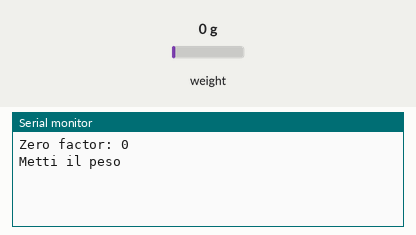
Bench run of a sketch on a simulated Arduino Uno, built with avr-gcc and run on an emulated ATmega328P. Shown: the last lines printed to the serial monitor. The inputs (shaded band) are chosen by the test bench; at power-on: weight on the scale 0 g.

Above: at 3.2 s.
3.3 s: weight on the scale set to 100 g
At 9.7 s:
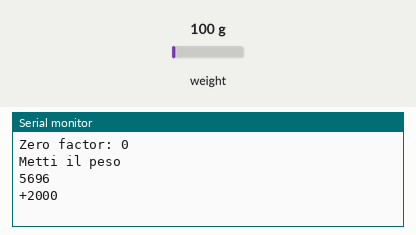
9.9 s: weight on the scale set to 1250 g
At 11.9 s:
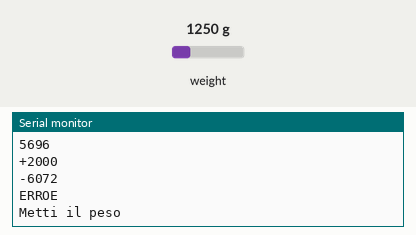
Timing chart, 0 to 13.4 s (numbered marks = the images above; inputs shaded):
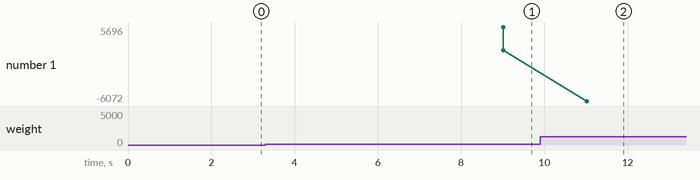

The sketch:

HX711AutoCalibrazione.ino
```cpp
// (licence header left out)
#include "HX711.h"

#define DOUT  A2
#define CLK  A3

HX711 scale(DOUT, CLK);

float calibration_factor = -7050; //-7050 worked for my 440lb max scale setup

void setup() {
  Serial.begin(9600);

  scale.set_scale();
  scale.tare(); //Reset the scale to 0

  long zero_factor = scale.read_average(); //Get a baseline reading
  Serial.print("Zero factor: "); //This can be used to remove the need to tare the scale. Useful in permanent scale projects.
  Serial.println(zero_factor);
}

void loop() {
ricalibra:
  boolean esci = false;
  Serial.println("Metti il peso");
  delay(5000);
  for (int i = 0; i < 25000; i = i + 10) {
    scale.set_scale(i); //Adjust to this calibration factor
    delay(10);
    float compareValueFloat = scale.get_units(20) * 100;
    int compareValue = round(compareValueFloat);
    Serial.println(compareValue);
    if (compareValue < 0) {
      Serial.println("ERROE");
      esci = true;
      break;
    }
    if ((compareValue - 500) < 30 && (compareValue - 500) >= 5) {
      Serial.println("+100");
      i += 100;
    }
    if ((compareValue - 500) >= 30 && (compareValue - 500) < 100) {
      Serial.println("+400");
      i += 400;
    }
    if ((compareValue - 500) >= 100 && (compareValue - 500) < 500) {
      Serial.println("+1000");
      i += 1000;
    }
    if ((compareValue - 500) >= 500) {
      Serial.println("+2000");
      i += 2000;
    }

    if (compareValue == 500) {
      calibration_factor = i;
      Serial.print(" calibration_factor: ");
      Serial.print(calibration_factor);
      break;
    }
  }
  if (esci) {
    goto ricalibra;
  }
  Serial.println("Togli il peso");
  delay(5000);
  Serial.println("Tara");
  scale.tare();
  while (true) {
    Serial.print(scale.get_units());
  }
}
```

Measured:
- after the input at 3.3 s, the serial monitor: prints a new line after 5.7 s (image 1)
- after the input at 9.9 s, the serial monitor: prints a new line after 1.1 s (image 2)
